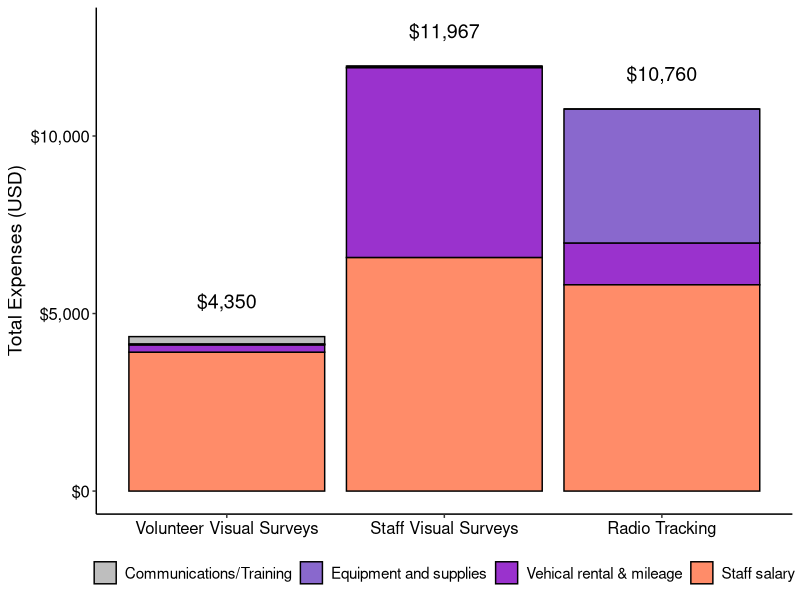

Reproduce this figure in R.
library(tidyverse)

expense <- rep(c("Communications/Training", 
             "Equipment and supplies",
             "Vehical rental & mileage",
             "Staff salary"), 3)

project <- rep(c("Volunteer Visual Surveys",
             "Staff Visual Surveys",
             "Radio Tracking"), 4)

costs_df <- data.frame(expense = expense,
           project = project)
costs_df <- costs_df %>% arrange(., project)
costs_df
costs <- c(1178, 3773, 0, 5809,
           46, 0, 6579, 5342,
           210, 3912, 205, 23)
costs_df$cost <- costs
costs_df

costs_df$expense <- factor(costs_df$expense, levels = c("Communications/Training", 
                                                        "Equipment and supplies",
                                                        "Vehical rental & mileage",
                                                        "Staff salary"))
costs_df$project <- factor(costs_df$project, levels = c("Volunteer Visual Surveys",
                                                        "Staff Visual Surveys",
                                                        "Radio Tracking"))

totals <- costs_df %>% group_by(project) %>% summarize(total = sum(cost))

ggplot(data = costs_df, aes(x = project, y = cost, fill = expense)) + 
  geom_bar(stat = "identity", position = 'stack', color = 'black') +
  geom_text(data = totals, aes(x = project, y = total, label= scales::dollar(total), fill = NULL), 
            size = 5,
            nudge_y = 1000) +
  ylim(0,17000) +
  theme_classic() +
  theme(axis.text.x = element_text(size = 12, color = 'black'),#rotate x-axis text
        axis.text.y = element_text(size = 12, color = 'black'),
        axis.title.y = element_text(size = 14),
        axis.title.x = element_blank(),
        legend.text = element_text(size = 11),
        legend.position = "bottom") + 
  #xlab("") +
  ylab("Total Expenses (USD)") +
  scale_fill_manual(values = c("gray", "#8968CD", "#9A32CD", '#FF8C69' ),
                    guide = guide_legend(title = NULL)) +
  scale_y_continuous(labels = scales::dollar_format())
